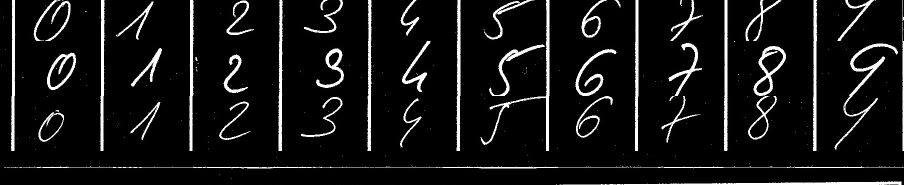
//> input picture OCR/OCR/ZajeciaII/1.jpg, 1808 x 370 px, given in place of side_1.jpg, which was not available (shown at 1/2 size)
$ ./1476821800_Source1   (built with g++ and OpenCV 4)
//> lines starting //> are read from the running program, lines starting //| are printed output that depends on the picture; after the words box and inside, x2 and y2 are one past the last pixel; in counts of white or black regions, pixels touching at a corner belong together; pictures that were not available may be replaced by others from this repository, and a replacement may not be noted
#include <opencv2/imgproc/imgproc.hpp>
#include <opencv2/core/core.hpp>
#include <opencv2/highgui/highgui.hpp>
#include "opencv2/imgproc/imgproc.hpp"
#include "opencv2/highgui/highgui.hpp"
#include <stdlib.h>
#include <stdio.h>


using namespace cv;
using namespace std;

vector<Mat> vImageSignCell;

inline string itos(int i) {
	std::stringstream ss;
	std::string str;
	ss << i;
	ss >> str;

	return str;
}

int SegmentationSum(Mat image, int row, int NUMBER_COLUMN_GET_TO_SEGMENTATION) {

	double sum = 0;
	for (int y = row; y < row + NUMBER_COLUMN_GET_TO_SEGMENTATION && y < image.rows; y++) {
		for (int x = 0; x < image.cols; x++) {
			sum += image.at<uchar>(y, x);
		}
	}


	return sum;
}

double SegmentationAverage(Mat image, int row, int NUMBER_COLUMN_GET_TO_SEGMENTATION) {

	return SegmentationSum(image, row, NUMBER_COLUMN_GET_TO_SEGMENTATION) / image.rows;
}

void SegmentationCutImage(Mat& image, const int cutLeft = 20, const int cutTop = 5, const int cutRight = 2, const int cutBottom = 5) {

	const int rows = image.rows;
	const int cols = image.cols;

	image = image(Rect(cutLeft, cutTop, cols - cutLeft - cutRight, rows - cutTop - cutBottom));
}

Mat normalaizedImage(Mat imageT) {

	Mat image = imageT.clone();
	int width = image.cols;
	int height = image.rows;

	if (100 != width) {
		resize(image, image, Size(height, 100));
		width = 100;
	}
	if (100 != height) {
		resize(image, image, Size(100, width));
		height = 100;
	}
	return image;
}

Mat image;
int LIMIT_VALUE_LIGHT_BIT;
int maxA = 1000;


void SegmentationCell(int, void*) {

	Mat tmp;
	vImageSignCell.clear();

	int cols = image.cols;
	int rows = image.rows;

	int cutStart = 0, cutEnd = 0;	//information about level cutting
	int fromCut = 0, toCut = 0;	//save position column

	int sum = 0;
	int pomoc = 0;

	for (int y = 0; y < cols - 1; y++) {
		sum = SegmentationAverage(image, y, 3);

		if (LIMIT_VALUE_LIGHT_BIT >= sum) {

			if (cutStart == 0) fromCut = y;
			if (cutStart == 1 && cutEnd == 0) { toCut = y; cutEnd = 1; }
			if (cutStart == 1 && cutEnd == 1) {

				tmp = image.clone();
				SegmentationCutImage(tmp, fromCut, 0, tmp.cols - toCut, 0);
				if (pomoc == 1)
					imshow("1", normalaizedImage(tmp));
				if (pomoc == 2)
					imshow("2", normalaizedImage(tmp));
				if (pomoc == 3)
					imshow("3", normalaizedImage(tmp));
				if (pomoc == 4)
					imshow("4", normalaizedImage(tmp));
				vImageSignCell.push_back(tmp);
				tmp.release();

				cutStart = toCut = cutEnd = 0;
				fromCut = y;
				pomoc++;
			}
		}
		else {
			if (cutStart == 0) cutStart = 1;
		}
	}
}

std::vector<cv::Rect> detectLetters(cv::Mat img) {

	std::vector<cv::Rect> boundRect;
	cv::Mat img_gray, img_sobel, img_threshold, element;
	cvtColor(img, img_gray, CV_BGR2GRAY);
	cv::Sobel(img_gray, img_sobel, CV_8U, 1, 0, 3, 1, 0, cv::BORDER_DEFAULT);
	cv::threshold(img_sobel, img_threshold, 0, 255, CV_THRESH_OTSU + CV_THRESH_BINARY);
	element = getStructuringElement(cv::MORPH_RECT, cv::Size(17, 3));
	cv::morphologyEx(img_threshold, img_threshold, CV_MOP_CLOSE, element); //Does the trick
	std::vector< std::vector< cv::Point> > contours;
	cv::findContours(img_threshold, contours, 0, 1);
	std::vector<std::vector<cv::Point> > contours_poly(contours.size());
	for (int i = 0; i < contours.size(); i++)
		if (contours[i].size()>100)
		{
			cv::approxPolyDP(cv::Mat(contours[i]), contours_poly[i], 3, true);
			cv::Rect appRect(boundingRect(cv::Mat(contours_poly[i])));
			if (appRect.width>appRect.height)
				boundRect.push_back(appRect);
		}
	return boundRect;
}

int main() {

	//Read
	cv::Mat img1 = cv::imread("side_1.jpg");
//> img1 is the input picture: 370 rows x 1808 cols, CV_8UC3; min 0, max 255, mean 20.3
	cv::Mat img2 = cv::imread("side_2.jpg");
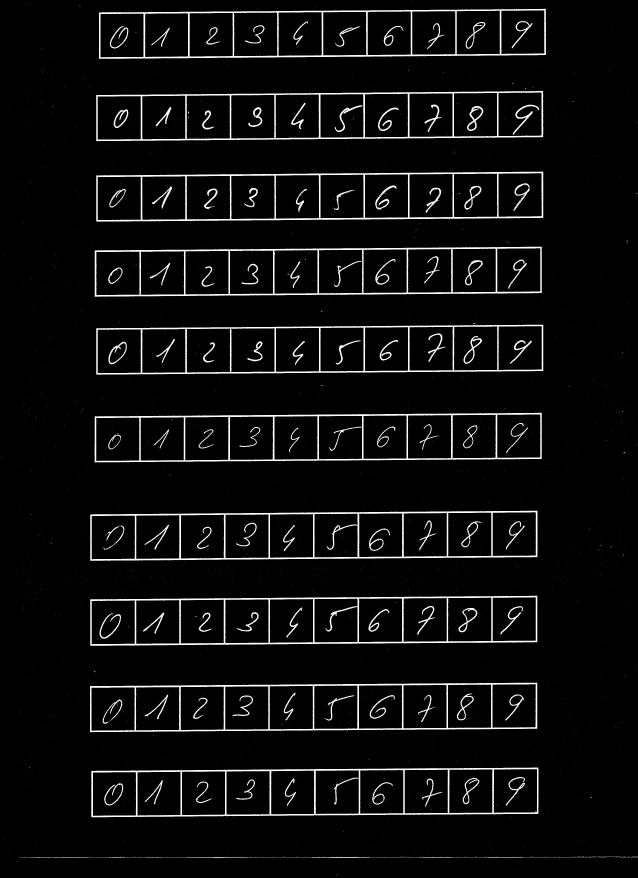
//> input picture OCR/OCR/ZajeciaII/2.jpg, 2550 x 3509 px, given in place of side_2.jpg, which was not available (shown at 1/4 size)
//> img2 is the input picture: 3509 rows x 2550 cols, CV_8UC3; min 0, max 255, mean 12.9
	//Detect
	std::vector<cv::Rect> letterBBoxes1 = detectLetters(img1);
//> in detectLetters, `cv::threshold(img_sobel, img_threshold, 0, 255, CV_THRESH_OTSU + CV_TH..`:
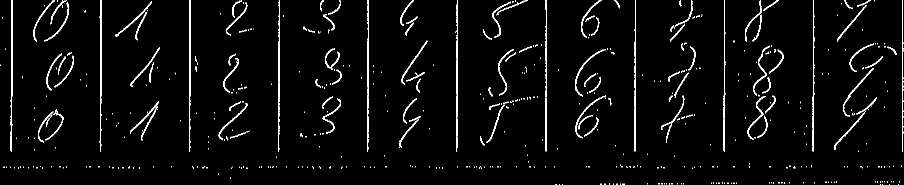
//> img_threshold: 370 rows x 1808 cols, CV_8UC1 (shown at 1/2 size); 3.5% white in thin lines or dots
//> in detectLetters, `cv::morphologyEx(img_threshold, img_threshold, CV_MOP_CLOSE, element);`:
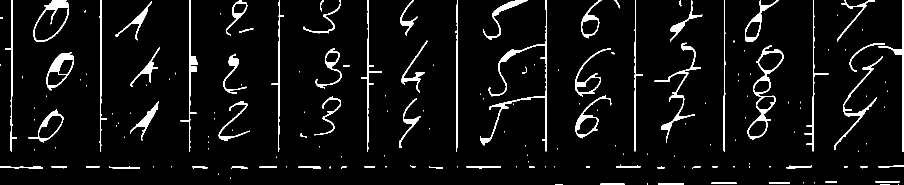
//> img_threshold: 370 rows x 1808 cols, CV_8UC1 (shown at 1/2 size); 5.4% white; 176 white regions (101 under 20 px)
//> in detectLetters, `cv::findContours(img_threshold, contours, 0, 1);`: contours = 176 contours, 112 with area under 20; largest, box (x1, y1, x2, y2) and area: (1495, 91, 1567, 280) 4838, (66, 0, 138, 83) 3829, (93, 104, 148, 181) 2418, (57, 219, 127, 285) 1861, (960, 0, 1094, 303) 1710
//> in detectLetters, `std::vector<std::vector<cv::Point> > contours_poly(contours.size());`: contours_poly = 176 empty contours
//> the loop in detectLetters, `for (int i = 0; i < contours.size(); i++)` made 176 passes
//> appRect on passes 5, 7, 30, 43, 46, 47, 48, 50, 92, 101, 102, 104: Rect(1317, 366, 51, 4), Rect(1423, 365, 50, 3), Rect(933, 332, 69, 6), Rect(218, 332, 62, 5), Rect(0, 332, 86, 5), Rect(1757, 331, 51, 4), Rect(1573, 330, 51, 7), Rect(1232, 330, 49, 5), Rect(57, 219, 70, 66), Rect(260, 203, 58, 78), Rect(437, 203, 63, 78), Rect(799, 196, 42, 100)
//> letterBBoxes1 = 12 Rects (x, y, width, height), first 8: [1317, 366, 51, 4], [1423, 365, 50, 3], [933, 332, 69, 6], [218, 332, 62, 5], [0, 332, 86, 5], [1757, 331, 51, 4], [1573, 330, 51, 7], [1232, 330, 49, 5]
	std::vector<cv::Rect> letterBBoxes2 = detectLetters(img2);
//> in detectLetters (call 2), `cv::threshold(img_sobel, img_threshold, 0, 255, CV_THRESH_OTSU + CV_TH..`: img_threshold: 3509 rows x 2550 cols, CV_8UC1; 1.4% white in thin lines or dots
//> in detectLetters (call 2), `cv::morphologyEx(img_threshold, img_threshold, CV_MOP_CLOSE, element);`:
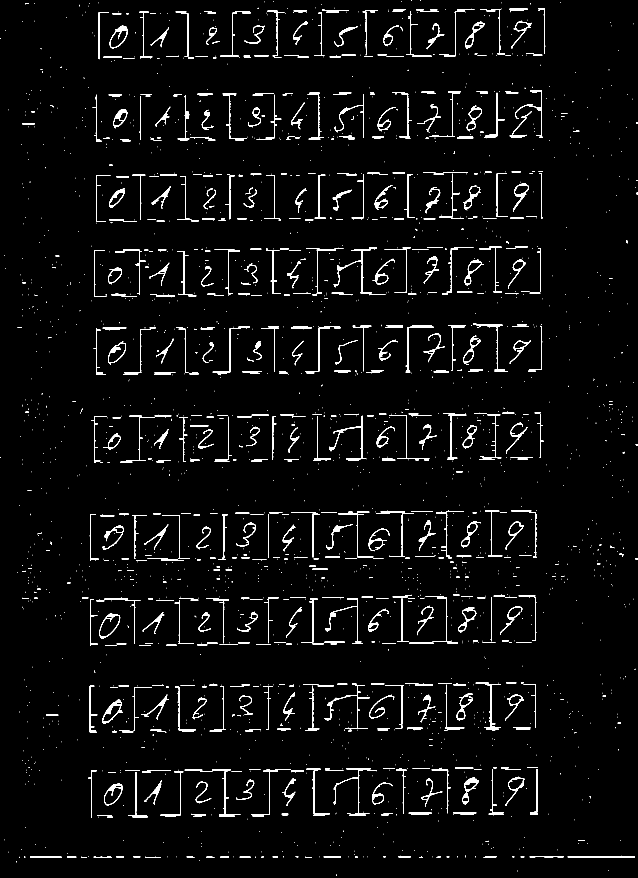
//> img_threshold: 3509 rows x 2550 cols, CV_8UC1 (shown at 1/4 size); 2.6% white; 2366 white regions (1519 under 20 px)
//> in detectLetters (call 2), `cv::findContours(img_threshold, contours, 0, 1);`: contours = 2366 contours, 1580 with area under 20; largest, box (x1, y1, x2, y2) and area: (397, 2453, 481, 2556) 5036, (416, 3132, 489, 3223) 4080, (438, 102, 510, 195) 3920, (433, 1366, 504, 1458) 3640, (409, 2797, 490, 2896) 3623
//> in detectLetters (call 2), `std::vector<std::vector<cv::Point> > contours_poly(contours.size());`: contours_poly = 2366 empty contours
//> the loop in detectLetters (call 2), `for (int i = 0; i < contours.size(); i++)` made 2366 passes
//> appRect on passes 24, 37, 40, 41, 43, 44, 47, 48, 105, 109, 112, 114: Rect(1295, 3426, 69, 6), Rect(580, 3426, 62, 5), Rect(375, 3426, 73, 5), Rect(120, 3427, 126, 3), Rect(2119, 3426, 135, 3), Rect(1935, 3424, 51, 7), Rect(2271, 3423, 269, 6), Rect(1594, 3424, 49, 5), Rect(530, 3266, 61, 3), Rect(876, 3263, 63, 3), Rect(390, 3261, 58, 3), Rect(1398, 3259, 65, 3)
//> after the loop in detectLetters (call 2), `for (int i = 0; i < contours.size(); i++)`: contours_poly = 2366 entries, 377 filled: 377 contours, 143 with area under 20; largest, box (x1, y1, x2, y2) and area: (398, 2453, 481, 2556) 4918, (416, 3132, 489, 3223) 3946, (438, 103, 510, 195) 3766, (409, 2797, 490, 2895) 3542, (433, 1366, 504, 1458) 3452; boundRect = 181 Rects (x, y, width, height), first 8: [1295, 3426, 69, 6], [580, 3426, 62, 5], [375, 3426, 73, 5], [120, 3427, 126, 3], [2119, 3426, 135, 3], [1935, 3424, 51, 7], [2271, 3423, 269, 6], [1594, 3424, 49, 5]
//> letterBBoxes2 has the same summary as boundRect in detectLetters
	//Display
	for (int i = 0; i< letterBBoxes1.size(); i++)
		cv::rectangle(img1, letterBBoxes1[i], cv::Scalar(0, 255, 0), 3, 8, 0);
//> this loop made 12 passes
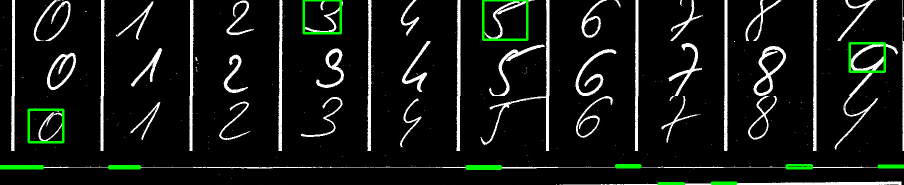
//> img1: 370 rows x 1808 cols, CV_8UC3 (shown at 1/2 size); 1.42% of pixels changed, all inside (x1, y1, x2, y2) = (0, 0, 1808, 370)
	cv::imwrite("imgOut1.jpg", img1);
	for (int i = 0; i< letterBBoxes2.size(); i++)
		cv::rectangle(img2, letterBBoxes2[i], cv::Scalar(0, 255, 0), 3, 8, 0);
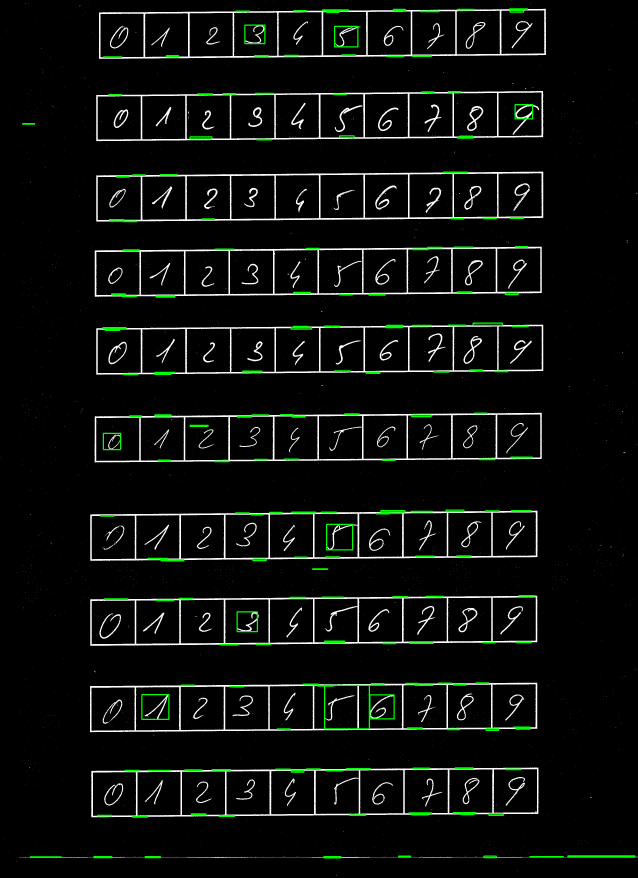
//> img2: 3509 rows x 2550 cols, CV_8UC3 (shown at 1/4 size); mean B, G, R 11.8, 14.8, 11.8
	cv::imwrite("imgOut2.jpg", img2);


	image = imread("z.jpg");
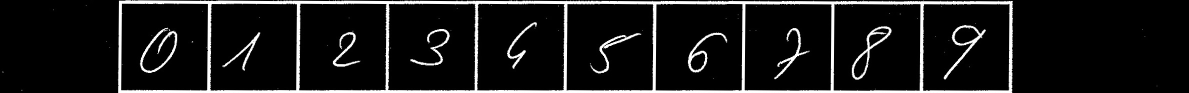
//> input picture OCR/OCR/ZajeciaII/z.jpg, 2377 x 185 px (shown at 1/2 size)
//> image is the input picture: 185 rows x 2377 cols, CV_8UC3; min 0, max 255, mean 23.4
	int A = 0;
	LIMIT_VALUE_LIGHT_BIT = 245;
	namedWindow("0", 1);
	namedWindow("1", 1);
	namedWindow("2", 1);
	namedWindow("3", 1);
	namedWindow("4", 1);
	createTrackbar("Value", "0", &A, maxA, SegmentationCell);
	imshow("0", (image));
	SegmentationCell(A, 0);
//> the loop in SegmentationCell, `for (int y = 0; y < cols - 1; y++)` made 2376 passes
//> sum on passes 1 to 12: 3293, 5517, 6808, 6852, 6853, 6305, 4258, 2082, 454, 331, 326, 328
//> after the loop in SegmentationCell, `for (int y = 0; y < cols - 1; y++)`: fromCut = 2375; toCut = 0; pomoc = 1
	waitKey(0);
}
